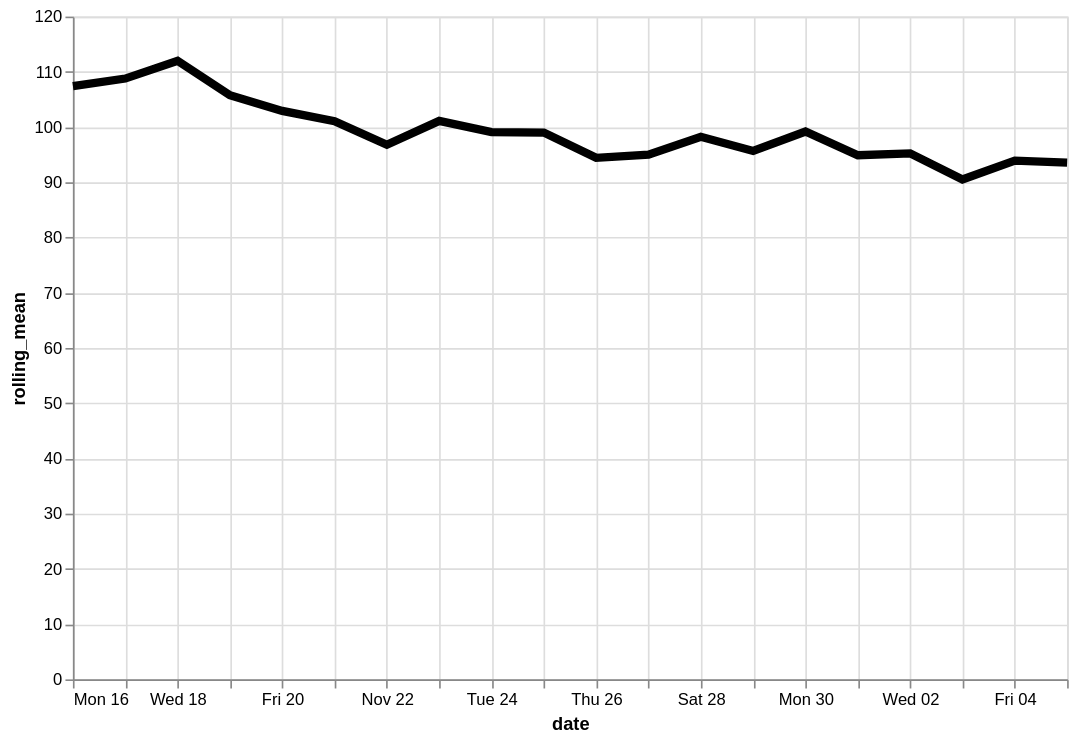

Write a Vega-Lite specification for this figure.
### Vega-Lite specification from a JSON file in a GitHub repository (floating-point values rounded to 4 significant figures)
{"config": {"view": {"continuousWidth": 400, "continuousHeight": 300}}, "data": {"name": "data-51154da612b4910e05f28c7f69866b0e"}, "mark": {"type": "line", "color": "black", "size": 5}, "encoding": {"x": {"type": "temporal", "field": "date"}, "y": {"type": "quantitative", "field": "rolling_mean"}}, "height": 400, "transform": [{"window": [{"op": "mean", "field": "logavg", "as": "rolling_mean"}], "frame": [-7, 0]}], "width": 600, "$schema": "https://vega.github.io/schema/vega-lite/v4.8.1.json", "datasets": {"data-51154da612b4910e05f28c7f69866b0e": [{"date": "2020-11-16", "logavg": 107.4}, {"date": "2020-11-17", "logavg": 110.1}, {"date": "2020-11-18", "logavg": 118.4}, {"date": "2020-11-19", "logavg": 87.09}, {"date": "2020-11-20", "logavg": 91.58}, {"date": "2020-11-21", "logavg": 91.73}, {"date": "2020-11-22", "logavg": 71.3}, {"date": "2020-11-23", "logavg": 131.2}, {"date": "2020-11-24", "logavg": 91.27}, {"date": "2020-11-25", "logavg": 109.5}, {"date": "2020-11-26", "logavg": 81.76}, {"date": "2020-11-27", "logavg": 91.68}, {"date": "2020-11-28", "logavg": 117.5}, {"date": "2020-11-29", "logavg": 71.27}, {"date": "2020-11-30", "logavg": 99.34}, {"date": "2020-12-01", "logavg": 96.87}, {"date": "2020-12-02", "logavg": 94.05}, {"date": "2020-12-03", "logavg": 71.55}, {"date": "2020-12-04", "logavg": 109.2}, {"date": "2020-12-05", "logavg": 88.74}]}}
